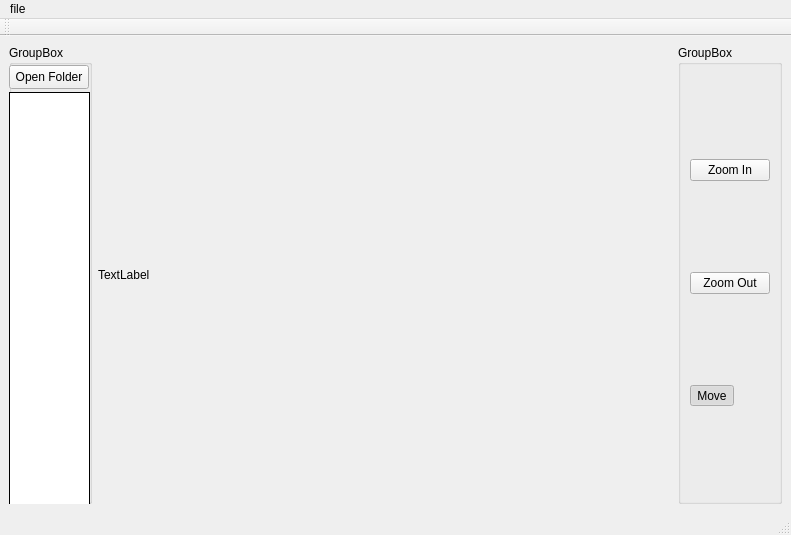
<?xml version="1.0" encoding="UTF-8"?>
<ui version="4.0">
 <class>MainWindow</class>
 <widget class="QMainWindow" name="MainWindow">
  <property name="geometry">
   <rect>
    <x>0</x>
    <y>0</y>
    <width>791</width>
    <height>535</height>
   </rect>
  </property>
  <property name="windowTitle">
   <string>MainWindow</string>
  </property>
  <widget class="QWidget" name="centralwidget">
   <layout class="QHBoxLayout" name="horizontalLayout" stretch="1,10,1">
    <item>
     <widget class="QGroupBox" name="groupBox_2">
      <property name="title">
       <string>GroupBox</string>
      </property>
      <widget class="QPushButton" name="open_folder">
       <property name="geometry">
        <rect>
         <x>0</x>
         <y>20</y>
         <width>80</width>
         <height>24</height>
        </rect>
       </property>
       <property name="text">
        <string>Open Folder</string>
       </property>
      </widget>
      <widget class="QListWidget" name="qlist_images">
       <property name="geometry">
        <rect>
         <x>0</x>
         <y>47</y>
         <width>81</width>
         <height>531</height>
        </rect>
       </property>
       <property name="styleSheet">
        <string notr="true">background-color:white</string>
       </property>
       <property name="frameShape">
        <enum>QFrame::Box</enum>
       </property>
       <property name="frameShadow">
        <enum>QFrame::Plain</enum>
       </property>
       <property name="layoutMode">
        <enum>QListView::Batched</enum>
       </property>
       <property name="batchSize">
        <number>20</number>
       </property>
      </widget>
     </widget>
    </item>
    <item>
     <widget class="QLabel" name="qlabel_image">
      <property name="text">
       <string>TextLabel</string>
      </property>
      <property name="scaledContents">
       <bool>true</bool>
      </property>
     </widget>
    </item>
    <item>
     <widget class="QGroupBox" name="groupBox">
      <property name="title">
       <string>GroupBox</string>
      </property>
      <layout class="QVBoxLayout" name="verticalLayout_2">
       <item>
        <widget class="QPushButton" name="ZoomIn">
         <property name="text">
          <string>Zoom In</string>
         </property>
        </widget>
       </item>
       <item>
        <widget class="QPushButton" name="ZoomOut">
         <property name="text">
          <string>Zoom Out</string>
         </property>
        </widget>
       </item>
       <item>
        <widget class="QToolButton" name="toggle_move">
         <property name="cursor">
          <cursorShape>PointingHandCursor</cursorShape>
         </property>
         <property name="toolTip">
          <string>Move Image</string>
         </property>
         <property name="autoFillBackground">
          <bool>false</bool>
         </property>
         <property name="styleSheet">
          <string notr="true"/>
         </property>
         <property name="text">
          <string>Move</string>
         </property>
         <property name="icon">
          <iconset>
           <normaloff>../../../Downloads/icons/move.png</normaloff>../../../Downloads/icons/move.png</iconset>
         </property>
         <property name="iconSize">
          <size>
           <width>20</width>
           <height>20</height>
          </size>
         </property>
         <property name="checkable">
          <bool>true</bool>
         </property>
         <property name="checked">
          <bool>true</bool>
         </property>
         <property name="toolButtonStyle">
          <enum>Qt::ToolButtonIconOnly</enum>
         </property>
         <property name="autoRaise">
          <bool>false</bool>
         </property>
        </widget>
       </item>
      </layout>
     </widget>
    </item>
   </layout>
  </widget>
  <widget class="QMenuBar" name="menubar">
   <property name="geometry">
    <rect>
     <x>0</x>
     <y>0</y>
     <width>791</width>
     <height>21</height>
    </rect>
   </property>
   <widget class="QMenu" name="menufile">
    <property name="title">
     <string>file </string>
    </property>
   </widget>
   <addaction name="menufile"/>
  </widget>
  <widget class="QStatusBar" name="statusbar"/>
  <widget class="QToolBar" name="toolBar">
   <property name="windowTitle">
    <string>toolBar</string>
   </property>
   <attribute name="toolBarArea">
    <enum>TopToolBarArea</enum>
   </attribute>
   <attribute name="toolBarBreak">
    <bool>false</bool>
   </attribute>
  </widget>
  <action name="actionzoom">
   <property name="text">
    <string>zoom </string>
   </property>
  </action>
 </widget>
 <resources/>
 <connections>
  <connection>
   <sender>qlist_images</sender>
   <signal>itemClicked(QListWidgetItem*)</signal>
   <receiver>MainWindow</receiver>
   <slot>item_click()</slot>
   <hints>
    <hint type="sourcelabel">
     <x>39</x>
     <y>119</y>
    </hint>
    <hint type="destinationlabel">
     <x>1</x>
     <y>101</y>
    </hint>
   </hints>
  </connection>
  <connection>
   <sender>open_folder</sender>
   <signal>clicked()</signal>
   <receiver>MainWindow</receiver>
   <slot>selectDir()</slot>
   <hints>
    <hint type="sourcelabel">
     <x>54</x>
     <y>79</y>
    </hint>
    <hint type="destinationlabel">
     <x>7</x>
     <y>70</y>
    </hint>
   </hints>
  </connection>
 </connections>
 <slots>
  <slot>item_click()</slot>
  <slot>selectDir()</slot>
 </slots>
</ui>
